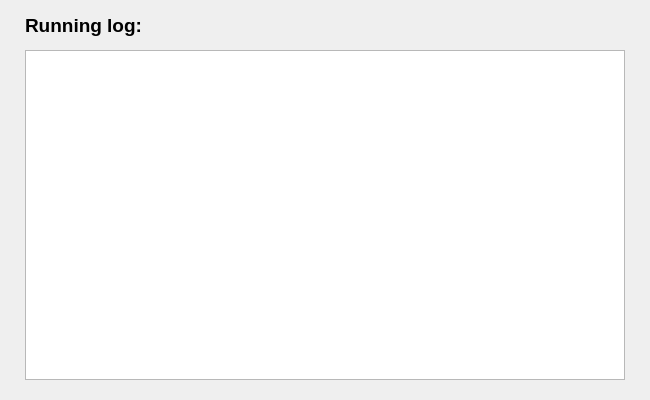
<?xml version="1.0" encoding="UTF-8"?>
<ui version="4.0">
 <class>RunningLog</class>
 <widget class="QWidget" name="RunningLog">
  <property name="geometry">
   <rect>
    <x>0</x>
    <y>0</y>
    <width>650</width>
    <height>400</height>
   </rect>
  </property>
  <property name="windowTitle">
   <string>Form</string>
  </property>
  <widget class="QTextEdit" name="log_text_edit">
   <property name="enabled">
    <bool>true</bool>
   </property>
   <property name="geometry">
    <rect>
     <x>25</x>
     <y>50</y>
     <width>600</width>
     <height>330</height>
    </rect>
   </property>
   <property name="font">
    <font>
     <family>Arial</family>
     <pointsize>15</pointsize>
    </font>
   </property>
   <property name="readOnly">
    <bool>true</bool>
   </property>
  </widget>
  <widget class="QLabel" name="running_label">
   <property name="enabled">
    <bool>true</bool>
   </property>
   <property name="geometry">
    <rect>
     <x>25</x>
     <y>10</y>
     <width>140</width>
     <height>30</height>
    </rect>
   </property>
   <property name="font">
    <font>
     <pointsize>14</pointsize>
     <weight>75</weight>
     <bold>true</bold>
    </font>
   </property>
   <property name="text">
    <string>Running log:</string>
   </property>
  </widget>
 </widget>
 <resources/>
 <connections/>
</ui>
